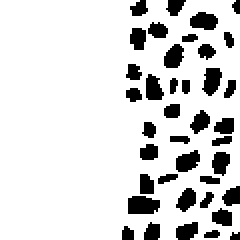
%> input picture porous_half_sm.bmp, 120 x 120 px (shown 2 times larger)
$ octave BGK_combustion.m   (GNU Octave 9; MATLAB toolbox functions it lacks are replaced by stand-ins)
%> lines starting %> are read from the running program, lines starting %| are printed output that depends on the picture; in (x1, y1, x2, y2) boxes, pixels count from 0 and x2, y2 are one past the last pixel; in counts of white or black regions, pixels touching at a corner belong together; the program's own positions count from 1
global isObstacle e invDirections Lx Ly b dt isObstacle_full omega cs cs2inv cs4inv X Y F_X F_Y boundaryNodeIndex;
Nt = 50000;
dx = 1; %Attalums starp shunam
dy = dx;
dt = 1;
cs = sqrt(dx^2/dt^2/3);
cs2inv = 1/cs^2;
cs4inv = 1/cs^4;

% Obstacles
% LOAD FROM FILE
isObstacle = 1-imread('porous_half_sm.bmp')';
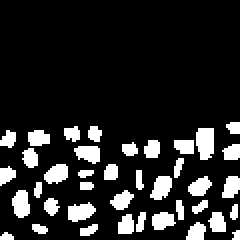
%> isObstacle: size 120x120 double (shown 2 times larger); values 0 (black) and 1 (white), 15% white; 39 white regions (1 under 20 px), largest, box (x1, y1, x2, y2) and area: (98, 64, 107, 80) 125, (6, 95, 15, 109) 97, (34, 101, 48, 111) 97
Lx = size(isObstacle,1);
%> Lx = 120
Ly = size(isObstacle,2);
%> Ly = 120

isObstacle_full = padarray(isObstacle, [1, 1], 1);
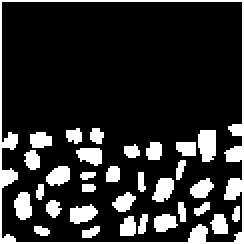
%> isObstacle_full: size 122x122 double (shown 2 times larger); values 0 (black) and 1 (white), 17.8% white; 32 white regions, largest, box (x1, y1, x2, y2) and area: (0, 0, 122, 122) 861, (99, 65, 108, 81) 125, (7, 96, 16, 110) 97
X = linspace(-dx/2, Lx+dx/2, Lx+2);
%> X = 122 values from -0.5 to 120.5
Y = linspace(-dy/2, Ly+dy/2, Ly+2); %Rezgis ar sienam uz 0 un L
%> Y = 122 values from -0.5 to 120.5
[XX, YY] = meshgrid(X, Y);

% [9 lines of commented-out code are left out]

prepareBoundaryNodeIndex(isObstacle_full);
% [118 lines not run here, left out]
% [173 lines left out: functions stream, streaming, thermalStreaming, calculate_macro, equilibrium, thermalEquilibrium and 6 more, not called in this run]


% returns vectors pointing away from edges of obstacle matrix
function [NormY, NormX] = edgeNormal(I)
    [Gmag, Gdir] = imgradient(I, 'prewitt');
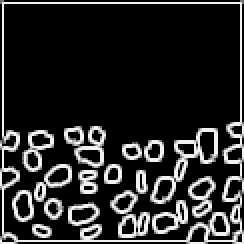
%> Gmag: size 122x122 double (shown 2 times larger); min 0, max 3.16, mean 0.504; drawn with min black and max white
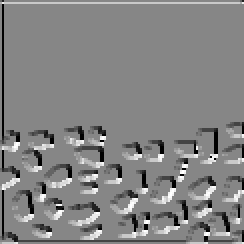
%> Gdir: size 122x122 double (shown 2 times larger); min -180, max 161.6, mean -3.2; drawn with min black and max white
    DirX = sin(deg2rad(Gdir)); DirY = -cos(deg2rad(Gdir));
%> after `DirX = sin(deg2rad(Gdir))`:
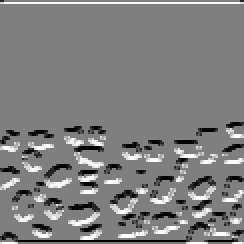
%> DirX: size 122x122 double (shown 2 times larger); min -1, max 1, mean 2.06e-05; drawn with min black and max white
%> after `DirY = -cos(deg2rad(Gdir))`:
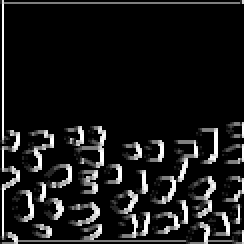
%> DirY: size 122x122 double (shown 2 times larger); min -1, max 1, mean -0.8; drawn with min black and max white
    DirX((DirX < 0) & (DirX > -1e-6)) = 0; DirY((DirY < 0) & (DirY > -1e-6)) = 0;
%> after `DirX((DirX < 0) & (DirX > -1e-6)) = 0`: DirX: size 122x122 double; 2.16% of pixels changed, all inside (x1, y1, x2, y2) = (1, 2, 122, 121)
%> after `DirY((DirY < 0) & (DirY > -1e-6)) = 0`: DirY: size 122x122 double; 4.09% of pixels changed, all inside (x1, y1, x2, y2) = (1, 1, 121, 122)
    NormX = sign(DirX.*Gmag).*I; NormY = sign(DirY.*Gmag).*I;
end

function prepareBoundaryNodeIndex(isObstacle_full)
    global boundaryNodeIndex;
    [NormY, NormX] = edgeNormal(isObstacle_full);
    NormX = NormX'; NormY = NormY';
%> after `NormY = NormY'`:
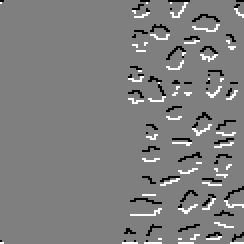
%> NormY: size 122x122 double (shown 2 times larger); min -1, max 1, mean -0.00107; mean of the top-left, top-right, bottom-left and bottom-right quarters -0.000269, -0.00457, 0.000269, 0.000269; drawn with min black and max white
    boundaryNodeIndex = zeros(size(isObstacle_full));
    for ix = 1:size(isObstacle_full, 1)
        for iy = 1:size(isObstacle_full, 2)
            boundaryNodeIndex(ix, iy) = sub2ind(size(isObstacle_full), ix+NormX(iy, ix), iy+NormY(iy, ix));
        end
    end
%> (the run ends here)

$ run again, with valves_xl.bmp copied over porous_half_sm.bmp
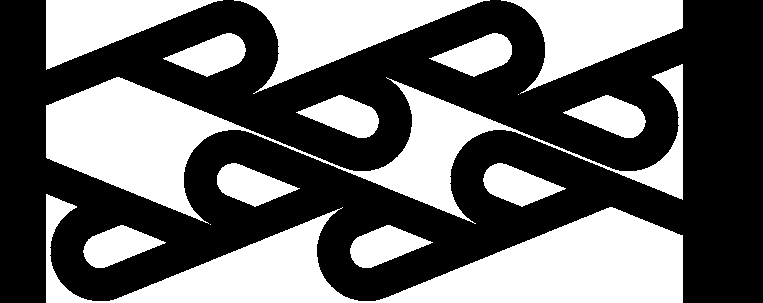
%> input picture valves_xl.bmp, 763 x 303 px
%> isObstacle: size 763x303 double; values 0 (black) and 1 (white), 59.1% white; 15 black regions (2 under 20 px), largest, box (x1, y1, x2, y2) and area: (194, 46, 303, 683) 28870, (64, 46, 224, 683) 25414, (0, 234, 94, 490) 9424
%> isObstacle_full: size 765x305 double; values 0 (black) and 1 (white), 59.5% white; 15 black regions (2 under 20 px), largest, box (x1, y1, x2, y2) and area: (195, 47, 304, 684) 28870, (65, 47, 225, 684) 25414, (1, 235, 95, 491) 9424
%> in edgeNormal, `DirY = -cos(deg2rad(Gdir))`:
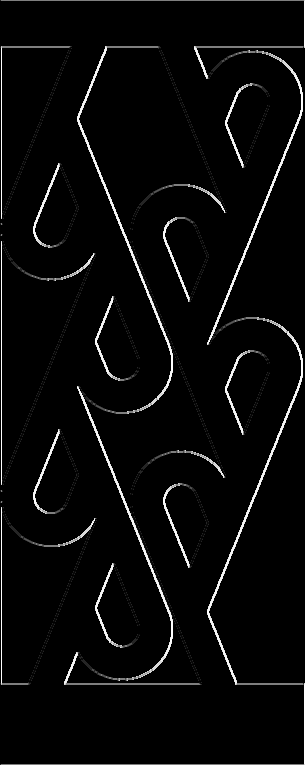
%> DirY: size 765x305 double; min -1, max 1, mean -0.931; drawn with min black and max white
%> in prepareBoundaryNodeIndex, `NormY = NormY'`:
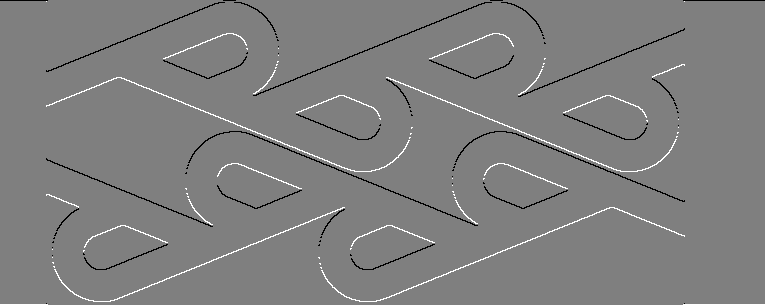
%> NormY: size 305x765 double; min -1, max 1, mean -6e-05; mean of the top-left, top-right, bottom-left and bottom-right quarters -0.00506, -0.00685, 0.00486, 0.00674; drawn with min black and max white
